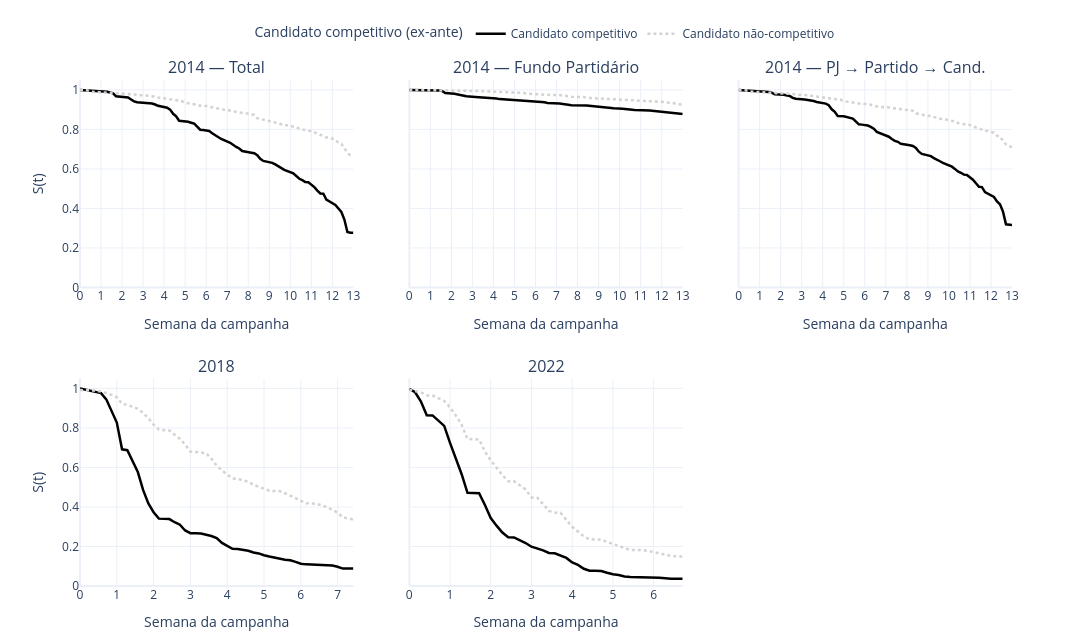

Source (notebook cell):
### Code cell
# Kaplan-Meier — timing do MAIOR repasse — competitivo vs. não-competitivo

cores_km  = {"Candidato competitivo": "black", "Candidato não-competitivo": "lightgrey"}
dashes_km = {"Candidato competitivo": "solid",  "Candidato não-competitivo": "dot"}
grupos_km = ["Candidato competitivo", "Candidato não-competitivo"]

_cands_2014_maior = (
    cs_lookup[cs_lookup["ano_eleicao"] == 2014]
    [["sg_uf", "sg_partido", "nr_candidato", "candidato_competitivo"]]
    .drop_duplicates()
)


def _km_maior_2014(fonte_tipos=None):
    src = _df_rec_partido if fonte_tipos is None else _df_rec_partido[_df_rec_partido["fonte_tipo"].isin(fonte_tipos)]
    src14 = src[src["ano_eleicao"] == 2014].copy()
    daily = (
        src14.groupby(["sg_uf", "sg_partido", "nr_candidato", "dt_receita"])["vr_receita"]
        .sum().reset_index()
    )
    idx_max = daily.groupby(["sg_uf", "sg_partido", "nr_candidato"])["vr_receita"].idxmax()
    maior14 = daily.loc[idx_max, ["sg_uf", "sg_partido", "nr_candidato", "dt_receita"]].copy()
    maior14["dias_maior"] = (maior14["dt_receita"] - JANELAS[2014][0]).dt.days
    d = _cands_2014_maior.merge(
        maior14[["sg_uf", "sg_partido", "nr_candidato", "dias_maior"]],
        on=["sg_uf", "sg_partido", "nr_candidato"], how="left",
    )
    d["duration"]        = d["dias_maior"].fillna(DURACAO[2014]).clip(upper=DURACAO[2014])
    d["event"]           = d["dias_maior"].notna().astype(int)
    d["duration_semana"] = (d["duration"] / 7).clip(upper=DURACAO[2014] / 7)
    d["grupo_cs"]        = d["candidato_competitivo"].map(
        {True: "Candidato competitivo", False: "Candidato não-competitivo"}
    )
    return d


def _km_maior_1822(df_surv, ano):
    d = df_surv.merge(
        cs_lookup.loc[
            cs_lookup["ano_eleicao"] == ano,
            ["sg_uf", "sg_partido", "nr_candidato", "candidato_competitivo"],
        ],
        on=["sg_uf", "sg_partido", "nr_candidato"], how="left",
    )
    d["candidato_competitivo"] = d["candidato_competitivo"].fillna(False)
    d["grupo_cs"]        = d["candidato_competitivo"].map(
        {True: "Candidato competitivo", False: "Candidato não-competitivo"}
    )
    d["duration_semana"] = (d["duration"] / 7).clip(upper=DURACAO[ano] / 7)
    return d


PAINEIS_KM_MAIOR = [
    ("2014 — Total",                _km_maior_2014(None)),
    ("2014 — Fundo Partidário",     _km_maior_2014(["FP"])),
    ("2014 — PJ → Partido → Cand.", _km_maior_2014(["PJ_ROTEADO"])),
    ("2018",                         _km_maior_1822(survival_maior[2018], 2018)),
    ("2022",                         _km_maior_1822(survival_maior[2022], 2022)),
]

specs_km = [
    [{"type": "xy"}, {"type": "xy"}, {"type": "xy"}],
    [{"type": "xy"}, {"type": "xy"}, None],
]
pos_km = {i: (1 + i // 3, (i % 3) + 1) for i in range(len(PAINEIS_KM_MAIOR))}

fig_km_maior = make_subplots(
    rows=2, cols=3,
    shared_yaxes=True,
    subplot_titles=[p[0] for p in PAINEIS_KM_MAIOR],
    specs=specs_km,
    vertical_spacing=0.18,
    horizontal_spacing=0.06,
)

for i, (titulo, d) in enumerate(PAINEIS_KM_MAIOR):
    row, col = pos_km[i]
    n_ev = int(d["event"].sum())
    print(f"{titulo}: N={len(d):,} | eventos={n_ev:,} ({n_ev/len(d)*100:.0f}%) | censurados={len(d)-n_ev:,}")
    for grupo in grupos_km:
        mask = d["grupo_cs"] == grupo
        kmf = KaplanMeierFitter()
        kmf.fit(d.loc[mask, "duration_semana"], event_observed=d.loc[mask, "event"], label=grupo)
        sf = kmf.survival_function_
        fig_km_maior.add_trace(
            go.Scatter(
                x=kmf.timeline, y=sf[grupo].values,
                mode="lines", name=grupo,
                showlegend=(i == 0),
                line=dict(color=cores_km[grupo], width=2.5, dash=dashes_km[grupo]),
            ),
            row=row, col=col,
        )

fig_km_maior.update_layout(
    legend=dict(
        title="Candidato competitivo (ex-ante)",
        orientation="h", x=0.5, xanchor="center", y=1.12, yanchor="top",
    ),
    height=640, width=1200, template="plotly_white",
    margin=dict(t=80, b=50),
)
fig_km_maior.update_xaxes(title_text="Semana da campanha", dtick=1)
fig_km_maior.update_yaxes(title_text="S(t)", range=[0, 1.05], col=1)

fig_km_maior.write_image("figs/cap3_survival_km_maior_cs.png", scale=2)
fig_km_maior.show(config={"staticPlot": True})

### Figure 1 — Plotly figure (JSON) as saved in the notebook; plotly's stock layout.template omitted (floating-point values rounded to 4 significant figures)
{"data": [{"line": {"color": "black", "dash": "solid", "width": 2.5}, "mode": "lines", "name": "Candidato competitivo", "showlegend": true, "type": "scatter", "x": [0.0, 0.5714, 1.143, 1.286, 1.429, 1.571, 1.714, 2.143, 2.286, 2.429, 2.571, 2.714, 3.143, 3.429, 3.571, 3.714, 4.143, 4.286, 4.429, 4.571, 4.714, 5.0, 5.143, 5.286, 5.429, 5.571, 5.714, 5.857, 6.143, 6.286, 6.429, 6.571, 6.714, 7.143, 7.286, 7.429, 7.571, 7.714, 8.143, 8.286, 8.429, 8.571, 8.714, 9.143, 9.286, 9.429, 9.571, 9.714, 10.14, 10.29, 10.43, 10.57, 10.71, 10.86, 11.14, 11.29, 11.43, 11.57, 11.71, 12.14, 12.29, 12.43, 12.57, 12.71, 12.86, 13.0], "xaxis": "x", "y": [1.0, 0.9952, 0.9935, 0.9903, 0.9871, 0.9823, 0.9677, 0.9645, 0.9613, 0.9516, 0.9419, 0.9371, 0.9339, 0.9306, 0.9258, 0.9194, 0.9097, 0.9, 0.879, 0.8661, 0.8435, 0.8419, 0.8387, 0.8339, 0.829, 0.8145, 0.7984, 0.7968, 0.7919, 0.7806, 0.771, 0.7581, 0.7516, 0.7323, 0.721, 0.7113, 0.7032, 0.6903, 0.6823, 0.679, 0.6694, 0.6516, 0.6403, 0.6306, 0.6226, 0.6145, 0.6065, 0.5952, 0.5774, 0.5645, 0.55, 0.5435, 0.5339, 0.5323, 0.5081, 0.4903, 0.4758, 0.4742, 0.4452, 0.4177, 0.3968, 0.3823, 0.3435, 0.2806, 0.2774, 0.2774], "yaxis": "y"}, {"line": {"color": "lightgrey", "dash": "dot", "width": 2.5}, "mode": "lines", "name": "Candidato não-competitivo", "showlegend": true, "type": "scatter", "x": [0.0, 0.2857, 0.5714, 0.7143, 1.143, 1.286, 1.429, 1.571, 1.714, 2.0, 2.143, 2.286, 2.429, 2.571, 2.714, 2.857, 3.143, 3.286, 3.429, 3.571, 3.714, 3.857, 4.0, 4.143, 4.286, 4.429, 4.571, 4.714, 4.857, 5.0, 5.143, 5.286, 5.429, 5.571, 5.714, 5.857, 6.0, 6.143, 6.286, 6.429, 6.571, 6.714, 6.857, 7.0, 7.143, 7.286, 7.429, 7.571, 7.714, 7.857, 8.0, 8.143, 8.286, 8.429, 8.571, 8.714, 8.857, 9.143, 9.286, 9.429, 9.571, 9.714, 9.857, 10.14, 10.29, 10.43, 10.57, 10.71, 10.86, 11.0, 11.14, 11.29, 11.43, 11.57, 11.71, 11.86, 12.14, 12.29, 12.43, 12.57, 12.71, 12.86, 13.0], "xaxis": "x", "y": [0.9996, 0.9995, 0.9905, 0.9896, 0.989, 0.9885, 0.9881, 0.9865, 0.984, 0.9824, 0.9809, 0.9804, 0.9788, 0.9772, 0.9741, 0.9737, 0.9714, 0.9703, 0.968, 0.9646, 0.9602, 0.9579, 0.9575, 0.9538, 0.9525, 0.9505, 0.9471, 0.9428, 0.9422, 0.9345, 0.9325, 0.9297, 0.9271, 0.9223, 0.9192, 0.9183, 0.9181, 0.9149, 0.91, 0.9066, 0.9019, 0.8994, 0.8991, 0.8989, 0.8969, 0.892, 0.8883, 0.8858, 0.8805, 0.8804, 0.88, 0.8775, 0.8732, 0.8564, 0.8525, 0.846, 0.8456, 0.8395, 0.8348, 0.8284, 0.8253, 0.8213, 0.8208, 0.8141, 0.8114, 0.803, 0.799, 0.7953, 0.7929, 0.7917, 0.7845, 0.7776, 0.7731, 0.7665, 0.7594, 0.7576, 0.7481, 0.7321, 0.7267, 0.7055, 0.6806, 0.6691, 0.6671], "yaxis": "y"}, {"line": {"color": "black", "dash": "solid", "width": 2.5}, "mode": "lines", "name": "Candidato competitivo", "showlegend": false, "type": "scatter", "x": [0.0, 1.286, 1.429, 1.571, 1.714, 2.143, 2.286, 2.429, 2.571, 2.714, 3.143, 3.429, 3.571, 3.714, 4.143, 4.286, 4.571, 4.714, 5.286, 5.714, 6.286, 6.429, 6.571, 7.143, 7.571, 7.714, 8.429, 8.571, 8.714, 9.286, 9.429, 9.714, 10.14, 10.29, 10.43, 10.57, 10.71, 11.43, 11.71, 12.14, 12.29, 12.57, 12.71, 13.0], "xaxis": "x2", "y": [1.0, 0.9984, 0.9968, 0.9935, 0.9839, 0.9806, 0.9774, 0.9726, 0.9694, 0.9677, 0.9645, 0.9629, 0.9613, 0.9597, 0.9565, 0.9532, 0.9516, 0.9484, 0.9468, 0.9435, 0.9387, 0.9371, 0.9339, 0.9306, 0.9258, 0.9226, 0.921, 0.9194, 0.9161, 0.9129, 0.9097, 0.9065, 0.9048, 0.9032, 0.9016, 0.9, 0.8984, 0.8952, 0.8919, 0.8855, 0.8839, 0.879, 0.8774, 0.8774], "yaxis": "y2"}, {"line": {"color": "lightgrey", "dash": "dot", "width": 2.5}, "mode": "lines", "name": "Candidato não-competitivo", "showlegend": false, "type": "scatter", "x": [0.0, 0.5714, 1.714, 2.143, 2.286, 2.429, 2.571, 2.714, 2.857, 3.0, 3.143, 3.286, 3.429, 3.571, 3.714, 4.0, 4.143, 4.286, 4.429, 4.571, 4.714, 4.857, 5.0, 5.143, 5.286, 5.429, 5.571, 5.714, 5.857, 6.143, 6.286, 6.429, 6.571, 6.714, 7.143, 7.286, 7.429, 7.571, 7.714, 7.857, 8.0, 8.143, 8.286, 8.429, 8.571, 8.714, 9.143, 9.286, 9.429, 9.571, 9.714, 9.857, 10.14, 10.29, 10.43, 10.57, 10.71, 10.86, 11.14, 11.29, 11.43, 11.57, 11.71, 11.86, 12.14, 12.29, 12.43, 12.57, 12.71, 12.86, 13.0], "xaxis": "x2", "y": [1.0, 0.9993, 0.9984, 0.9982, 0.998, 0.9973, 0.9971, 0.9968, 0.9966, 0.9964, 0.996, 0.9959, 0.9951, 0.9933, 0.9923, 0.9921, 0.9908, 0.9906, 0.9899, 0.9888, 0.9878, 0.9876, 0.9869, 0.9863, 0.986, 0.9845, 0.9809, 0.9798, 0.9797, 0.9788, 0.9773, 0.9755, 0.9743, 0.9737, 0.9736, 0.9703, 0.9682, 0.9676, 0.9647, 0.9646, 0.9644, 0.964, 0.9635, 0.9601, 0.9593, 0.9584, 0.9547, 0.9543, 0.953, 0.9523, 0.9512, 0.9511, 0.9507, 0.9502, 0.9494, 0.9493, 0.9475, 0.9466, 0.946, 0.944, 0.9433, 0.9424, 0.9412, 0.9408, 0.9385, 0.9365, 0.9358, 0.9334, 0.9277, 0.9259, 0.9253], "yaxis": "y2"}, {"line": {"color": "black", "dash": "solid", "width": 2.5}, "mode": "lines", "name": "Candidato competitivo", "showlegend": false, "type": "scatter", "x": [0.0, 0.5714, 1.143, 1.286, 1.429, 1.571, 1.714, 2.143, 2.286, 2.429, 2.571, 2.714, 3.143, 3.429, 3.571, 3.714, 4.143, 4.286, 4.429, 4.571, 4.714, 5.0, 5.143, 5.286, 5.429, 5.571, 5.714, 5.857, 6.143, 6.286, 6.429, 6.571, 6.714, 7.143, 7.286, 7.429, 7.571, 7.714, 8.143, 8.286, 8.429, 8.571, 8.714, 9.143, 9.286, 9.429, 9.571, 9.714, 10.14, 10.29, 10.43, 10.57, 10.71, 10.86, 11.14, 11.29, 11.43, 11.57, 11.71, 12.14, 12.29, 12.43, 12.57, 12.71, 12.86, 13.0], "xaxis": "x3", "y": [1.0, 0.9952, 0.9935, 0.9919, 0.9887, 0.9855, 0.9774, 0.9758, 0.9742, 0.9694, 0.9597, 0.9548, 0.9516, 0.9484, 0.9435, 0.9387, 0.9306, 0.9226, 0.9016, 0.8887, 0.8677, 0.8661, 0.8629, 0.8597, 0.8548, 0.8403, 0.8258, 0.8242, 0.8194, 0.8129, 0.8032, 0.7871, 0.7806, 0.7629, 0.7516, 0.7419, 0.7371, 0.7274, 0.7194, 0.7161, 0.7065, 0.6871, 0.6758, 0.6645, 0.6548, 0.6484, 0.6387, 0.6306, 0.6113, 0.6, 0.5871, 0.5806, 0.571, 0.5694, 0.5452, 0.5274, 0.5097, 0.5081, 0.4823, 0.4581, 0.4355, 0.421, 0.3839, 0.3194, 0.3161, 0.3161], "yaxis": "y3"}, {"line": {"color": "lightgrey", "dash": "dot", "width": 2.5}, "mode": "lines", "name": "Candidato não-competitivo", "showlegend": false, "type": "scatter", "x": [0.0, 0.2857, 0.5714, 0.7143, 1.143, 1.286, 1.429, 1.571, 1.714, 2.0, 2.143, 2.286, 2.429, 2.571, 2.714, 2.857, 3.143, 3.286, 3.429, 3.571, 3.714, 3.857, 4.0, 4.143, 4.286, 4.429, 4.571, 4.714, 4.857, 5.0, 5.143, 5.286, 5.429, 5.571, 5.714, 5.857, 6.0, 6.143, 6.286, 6.429, 6.571, 6.714, 6.857, 7.0, 7.143, 7.286, 7.429, 7.571, 7.714, 8.0, 8.143, 8.286, 8.429, 8.571, 8.714, 8.857, 9.143, 9.286, 9.429, 9.571, 9.714, 9.857, 10.14, 10.29, 10.43, 10.57, 10.71, 10.86, 11.0, 11.14, 11.29, 11.43, 11.57, 11.71, 11.86, 12.14, 12.29, 12.43, 12.57, 12.71, 12.86, 13.0], "xaxis": "x3", "y": [0.9996, 0.9995, 0.9912, 0.9903, 0.9897, 0.9892, 0.9888, 0.9872, 0.9852, 0.9836, 0.9824, 0.9818, 0.9806, 0.9791, 0.9761, 0.9759, 0.9736, 0.9725, 0.9705, 0.9687, 0.9649, 0.9626, 0.9624, 0.9595, 0.9581, 0.9563, 0.9538, 0.9503, 0.9498, 0.9426, 0.9412, 0.9385, 0.9367, 0.9343, 0.9316, 0.9309, 0.9307, 0.9282, 0.9244, 0.9223, 0.9163, 0.914, 0.9136, 0.9135, 0.9113, 0.9082, 0.9063, 0.9037, 0.9012, 0.9009, 0.8987, 0.8947, 0.8814, 0.8778, 0.8715, 0.871, 0.867, 0.8622, 0.8559, 0.8532, 0.8501, 0.8496, 0.8429, 0.8404, 0.832, 0.828, 0.8253, 0.8239, 0.8226, 0.815, 0.8096, 0.8051, 0.7988, 0.7927, 0.7913, 0.7834, 0.7683, 0.7634, 0.7434, 0.7238, 0.7132, 0.7116], "yaxis": "y3"}, {"line": {"color": "black", "dash": "solid", "width": 2.5}, "mode": "lines", "name": "Candidato competitivo", "showlegend": false, "type": "scatter", "x": [0.0, 0.1429, 0.5714, 0.7143, 0.8571, 1.0, 1.143, 1.286, 1.571, 1.714, 1.857, 2.0, 2.143, 2.286, 2.429, 2.571, 2.714, 2.857, 3.0, 3.143, 3.286, 3.571, 3.714, 3.857, 4.0, 4.143, 4.286, 4.571, 4.714, 4.857, 5.0, 5.143, 5.571, 5.714, 5.857, 6.0, 6.143, 6.571, 6.857, 7.0, 7.143, 7.429], "xaxis": "x4", "y": [1.0, 0.9944, 0.9763, 0.9447, 0.8883, 0.8273, 0.6919, 0.6874, 0.5767, 0.4865, 0.4176, 0.3736, 0.3409, 0.3397, 0.3386, 0.3228, 0.3104, 0.281, 0.2675, 0.2664, 0.2652, 0.2528, 0.2427, 0.2178, 0.202, 0.1885, 0.1874, 0.1783, 0.1693, 0.1648, 0.1558, 0.149, 0.1332, 0.1298, 0.1219, 0.1129, 0.1095, 0.1072, 0.1038, 0.09707, 0.08804, 0.08804], "yaxis": "y4"}, {"line": {"color": "lightgrey", "dash": "dot", "width": 2.5}, "mode": "lines", "name": "Candidato não-competitivo", "showlegend": false, "type": "scatter", "x": [0.0, 0.1429, 0.2857, 0.4286, 0.5714, 0.7143, 0.8571, 1.0, 1.143, 1.286, 1.571, 1.714, 1.857, 2.0, 2.143, 2.286, 2.429, 2.571, 2.714, 2.857, 3.0, 3.143, 3.286, 3.429, 3.571, 3.714, 3.857, 4.0, 4.143, 4.286, 4.571, 4.714, 4.857, 5.0, 5.143, 5.286, 5.429, 5.571, 5.714, 5.857, 6.0, 6.143, 6.286, 6.429, 6.571, 6.714, 6.857, 7.0, 7.143, 7.286, 7.429], "xaxis": "x4", "y": [0.9915, 0.9902, 0.9895, 0.9893, 0.984, 0.9776, 0.9677, 0.955, 0.9218, 0.9174, 0.8972, 0.8754, 0.8494, 0.8171, 0.792, 0.7884, 0.7874, 0.7653, 0.7454, 0.7157, 0.6803, 0.6786, 0.6764, 0.6724, 0.6435, 0.6089, 0.5847, 0.5644, 0.5448, 0.5423, 0.5277, 0.5123, 0.5033, 0.4945, 0.4825, 0.4806, 0.4801, 0.4694, 0.4574, 0.4453, 0.4341, 0.4191, 0.4174, 0.4166, 0.4079, 0.399, 0.3852, 0.3708, 0.3476, 0.3409, 0.3364], "yaxis": "y4"}, {"line": {"color": "black", "dash": "solid", "width": 2.5}, "mode": "lines", "name": "Candidato competitivo", "showlegend": false, "type": "scatter", "x": [0.0, 0.1429, 0.2857, 0.4286, 0.5714, 0.8571, 1.0, 1.143, 1.286, 1.429, 1.571, 1.714, 1.857, 2.0, 2.143, 2.286, 2.429, 2.571, 2.857, 3.0, 3.286, 3.429, 3.571, 3.857, 4.0, 4.143, 4.286, 4.429, 4.571, 4.714, 4.857, 5.0, 5.143, 5.286, 5.429, 6.0, 6.143, 6.286, 6.429, 6.714], "xaxis": "x5", "y": [0.9977, 0.9806, 0.934, 0.864, 0.8632, 0.8104, 0.7242, 0.6496, 0.5657, 0.4716, 0.4709, 0.4693, 0.4103, 0.3442, 0.3054, 0.2704, 0.2463, 0.2455, 0.2176, 0.1989, 0.1803, 0.1671, 0.1655, 0.1422, 0.1189, 0.1064, 0.08702, 0.0777, 0.07692, 0.07615, 0.06682, 0.05905, 0.05594, 0.04817, 0.04507, 0.04429, 0.04118, 0.03963, 0.0373, 0.0373], "yaxis": "y5"}, {"line": {"color": "lightgrey", "dash": "dot", "width": 2.5}, "mode": "lines", "name": "Candidato não-competitivo", "showlegend": false, "type": "scatter", "x": [0.0, 0.1429, 0.2857, 0.4286, 0.5714, 0.8571, 1.0, 1.143, 1.286, 1.429, 1.571, 1.714, 1.857, 2.0, 2.143, 2.286, 2.429, 2.571, 2.857, 3.0, 3.143, 3.286, 3.429, 3.571, 3.714, 3.857, 4.0, 4.143, 4.286, 4.429, 4.571, 4.714, 4.857, 5.0, 5.143, 5.286, 5.429, 5.714, 5.857, 6.0, 6.143, 6.286, 6.429, 6.571, 6.714], "xaxis": "x5", "y": [0.9938, 0.9866, 0.98, 0.9653, 0.9641, 0.9364, 0.9042, 0.8629, 0.8159, 0.7443, 0.7428, 0.7419, 0.6801, 0.6354, 0.5982, 0.5608, 0.5302, 0.5298, 0.489, 0.4479, 0.447, 0.4117, 0.3802, 0.3717, 0.3704, 0.3344, 0.2999, 0.2758, 0.251, 0.2363, 0.2358, 0.2352, 0.2234, 0.212, 0.2021, 0.1924, 0.1827, 0.1825, 0.1779, 0.1715, 0.1652, 0.1591, 0.1525, 0.1497, 0.1496], "yaxis": "y5"}], "layout": {"annotations": [{"font": {"size": 16}, "showarrow": false, "text": "2014 — Total", "x": 0.1467, "xanchor": "center", "xref": "paper", "y": 1, "yanchor": "bottom", "yref": "paper"}, {"font": {"size": 16}, "showarrow": false, "text": "2014 — Fundo Partidário", "x": 0.5, "xanchor": "center", "xref": "paper", "y": 1, "yanchor": "bottom", "yref": "paper"}, {"font": {"size": 16}, "showarrow": false, "text": "2014 — PJ → Partido → Cand.", "x": 0.8533, "xanchor": "center", "xref": "paper", "y": 1, "yanchor": "bottom", "yref": "paper"}, {"font": {"size": 16}, "showarrow": false, "text": "2018", "x": 0.1467, "xanchor": "center", "xref": "paper", "y": 0.41, "yanchor": "bottom", "yref": "paper"}, {"font": {"size": 16}, "showarrow": false, "text": "2022", "x": 0.5, "xanchor": "center", "xref": "paper", "y": 0.41, "yanchor": "bottom", "yref": "paper"}], "height": 640, "legend": {"orientation": "h", "title": {"text": "Candidato competitivo (ex-ante)"}, "x": 0.5, "xanchor": "center", "y": 1.12, "yanchor": "top"}, "margin": {"b": 50, "t": 80}, "width": 1200, "xaxis": {"anchor": "y", "domain": [0, 0.2933], "dtick": 1, "title": {"text": "Semana da campanha"}}, "xaxis2": {"anchor": "y2", "domain": [0.3533, 0.6467], "dtick": 1, "title": {"text": "Semana da campanha"}}, "xaxis3": {"anchor": "y3", "domain": [0.7067, 1], "dtick": 1, "title": {"text": "Semana da campanha"}}, "xaxis4": {"anchor": "y4", "domain": [0, 0.2933], "dtick": 1, "title": {"text": "Semana da campanha"}}, "xaxis5": {"anchor": "y5", "domain": [0.3533, 0.6467], "dtick": 1, "title": {"text": "Semana da campanha"}}, "yaxis": {"anchor": "x", "domain": [0.59, 1], "range": [0, 1.05], "title": {"text": "S(t)"}}, "yaxis2": {"anchor": "x2", "domain": [0.59, 1], "matches": "y", "showticklabels": false}, "yaxis3": {"anchor": "x3", "domain": [0.59, 1], "matches": "y", "showticklabels": false}, "yaxis4": {"anchor": "x4", "domain": [0, 0.41], "range": [0, 1.05], "title": {"text": "S(t)"}}, "yaxis5": {"anchor": "x5", "domain": [0, 0.41], "matches": "y4", "showticklabels": false}}}
